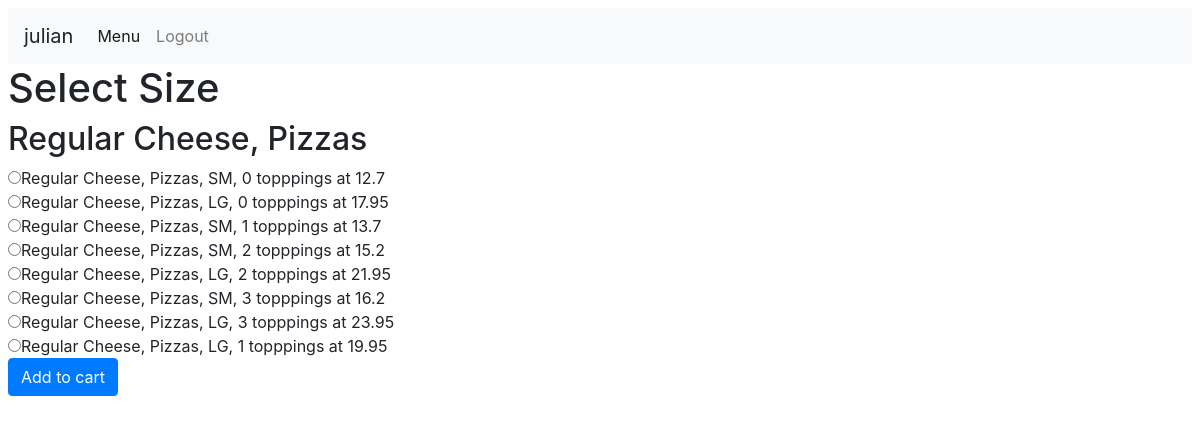
The page /orders/3/select_size (signed in) on the database its author committed.
### orders/models.py (models this page shows)
class Item(models.Model):
    category = models.ForeignKey(Category, on_delete=models.CASCADE)
    item = models.CharField(max_length=64)
    def __str__(self):
        return f"{self.item}, {self.category}"

class Category(models.Model):
    category = models.CharField(max_length=64)
    def __str__(self):
        return f"{self.category}"

class Item_Price(models.Model):
    item = models.ForeignKey(Item, on_delete=models.CASCADE, related_name="price")
    SMALL = 'SM'
    LARGE = 'LG'
    SET = 'ST'
    SIZE_CHOICES = [
        (SMALL, 'Small'),
        (LARGE, 'Large'),
        (SET, 'Set'),
    ]
    topping_count = models.IntegerField(default=0,)
    size = models.CharField(max_length=2, choices=SIZE_CHOICES, default=SMALL,)
    price = models.FloatField(max_length=10, blank=True)
    def __str__(self):
        return f"{self.item}, {self.size}, {self.topping_count} topppings at {self.price}"

### orders/views.py (the view)
# urls.py: path("<int:item_id>/select_size", views.select_size, name="select_size"),
def select_size(request, item_id):
    if request.method == 'POST':
        print("Got to post")
        price_id = request.POST.get("size")
        return redirect('select_toppings', item_id = item_id, price_id = price_id)
    else:
        item = Item.objects.get(pk = item_id)
        context = {
            "Item": item,
            "Sizes": item.price.all(),
            "item_id": item_id
        }
        return render(request, "orders/select_size.html", context)

### orders/templates/orders/select_size.html (shortened to what this page needs)
{% extends "orders/base.html" %}
{% block body %}
<h1>Select Size</h1>
  <h2>{{Item}}</h2>
  <form action="{% url 'select_size' item_id %}" method="post">
      {% for size in Sizes %}
        <input type="radio" name="size" id="{{size}}" value="{{size.id}}">{{size}}</input>
        <br>
      {% endfor %}
      <input type="submit" class ="btn btn-primary" value="Add to cart"></input>
  </form>
{% endblock %}

### orders/templates/orders/base.html (shortened to what this page needs)
<!DOCTYPE html>
<html>
    <head>
      {% load static %}
      <link rel="stylesheet" href="https://maxcdn.bootstrapcdn.com/bootstrap/4.0.0/css/bootstrap.min.css">
    </head>
    <body class = m-2>
      <nav class="navbar navbar-expand-lg navbar-light bg-light">
        <a class="navbar-brand">{{user}}</a>
        <div class="collapse navbar-collapse" id="navbarSupportedContent">
          <ul class="navbar-nav mr-auto">
            <li class="nav-item active">
              <a class="nav-link" href="{% url 'menu' %}">Menu <span class="sr-only">(current)</span></a>
            </li>
            <li class="nav-item">
              <a class ="nav-link" href="{% url 'logout' %}">Logout</a>
            </li>
          </ul>
        </div>
      </nav>
        {% block body %}
        {% endblock %}
    </body>
</html>

### rows shown on the page
Item: item+category "Regular Cheese, Pizzas"
Item_Price: item+size+topping_count "Regular Cheese, Pizzas, SM, 0 topppings at 12.7"
Item_Price: item+size+topping_count "Regular Cheese, Pizzas, LG, 0 topppings at 17.95"
Item_Price: item+size+topping_count "Regular Cheese, Pizzas, SM, 1 topppings at 13.7"
Item_Price: item+size+topping_count "Regular Cheese, Pizzas, SM, 2 topppings at 15.2"
Item_Price: item+size+topping_count "Regular Cheese, Pizzas, LG, 2 topppings at 21.95"
Item_Price: item+size+topping_count "Regular Cheese, Pizzas, SM, 3 topppings at 16.2"
Item_Price: item+size+topping_count "Regular Cheese, Pizzas, LG, 3 topppings at 23.95"
Item_Price: item+size+topping_count "Regular Cheese, Pizzas, LG, 1 topppings at 19.95"

### other values the page prints
{{ user }} "julian"
